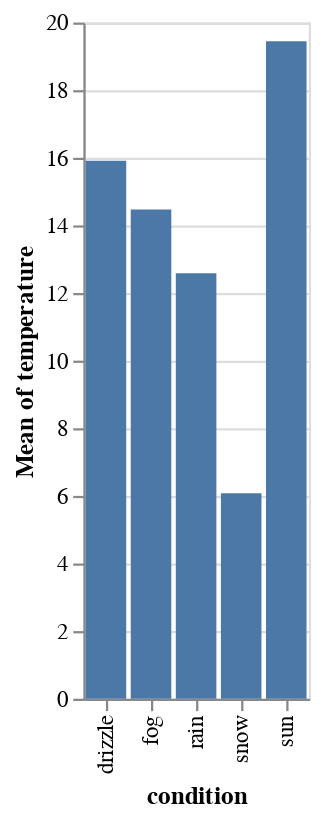

The code cell stored with this chart in its notebook:
### Markdown cell above
### Bar Chart

### Code cell
show(
    data(["condition", "temperature"]),
    {
        "view": [
            {
                "coordinates": "cartesian",
                "mark": [
                    {
                        "type": "bar",
                        "encoding": [
                            {"channel": "x", "field": "condition"},
                            {
                                "channel": "y",
                                "field": "temperature",
                                "aggregate": "mean",
                            },
                        ],
                    }
                ],
                "scale": [
                    {"channel": "x", "type": "ordinal"},
                    {"channel": "y", "type": "linear", "zero": "true"},
                ],
            }
        ]
    },
)

### Figure 1 — Vega-Lite specification as saved in the notebook (floating-point values rounded to 4 significant figures; data arrays with more than 128 entries replaced by an {"elided": "..."} marker saying what was removed)
{"config": {"view": {"continuousWidth": 400, "continuousHeight": 300}}, "data": {"name": "data-4320e9365fc008a7116fce3f257ae0ca"}, "mark": "bar", "encoding": {"x": {"field": "condition", "scale": {"type": "ordinal"}, "type": "ordinal"}, "y": {"aggregate": "mean", "field": "temperature", "scale": {"type": "linear", "zero": true}, "type": "quantitative"}}, "$schema": "https://vega.github.io/schema/vega-lite/v4.17.0.json", "datasets": {"data-4320e9365fc008a7116fce3f257ae0ca": {"elided": "1456 records"}}}
